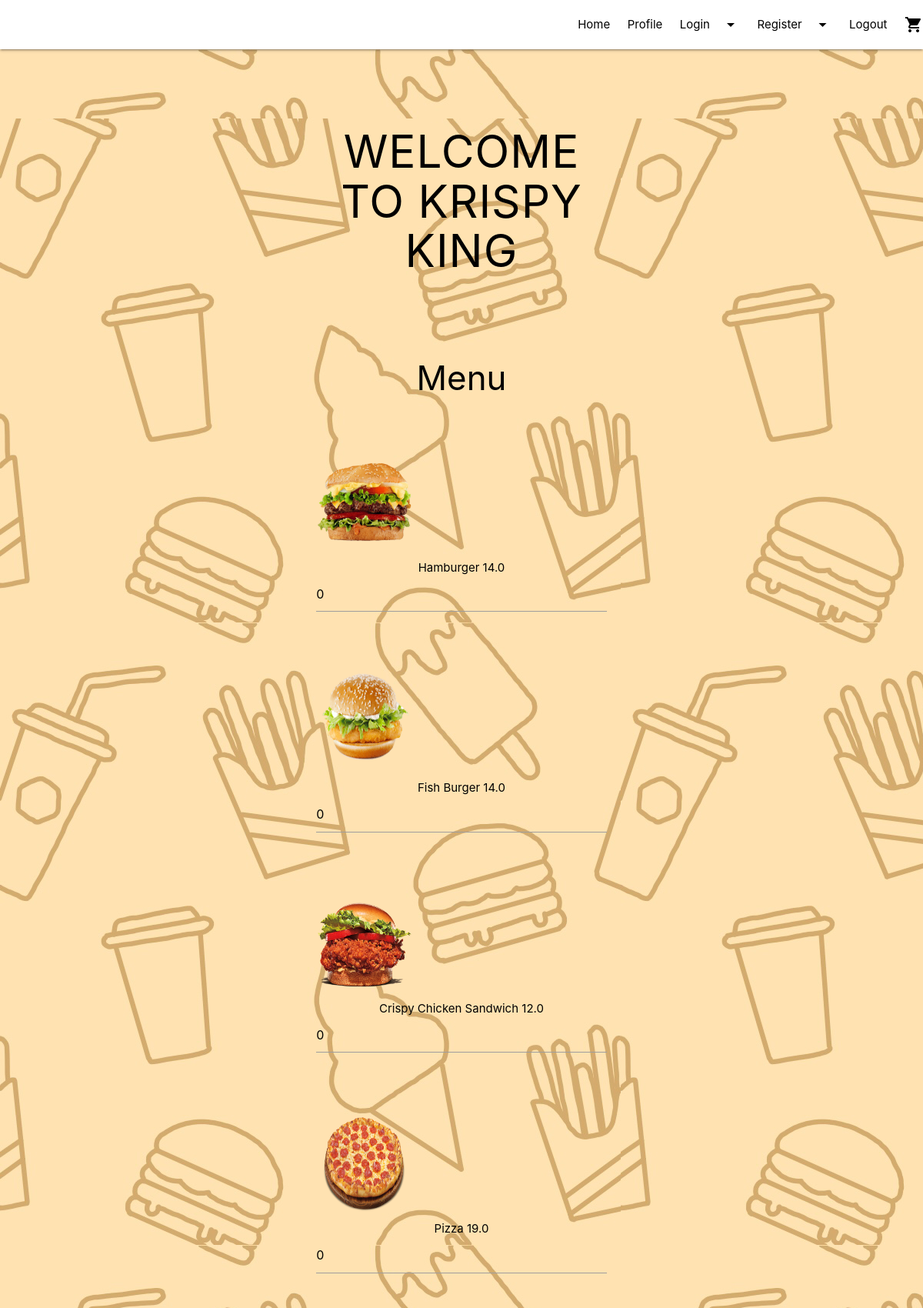
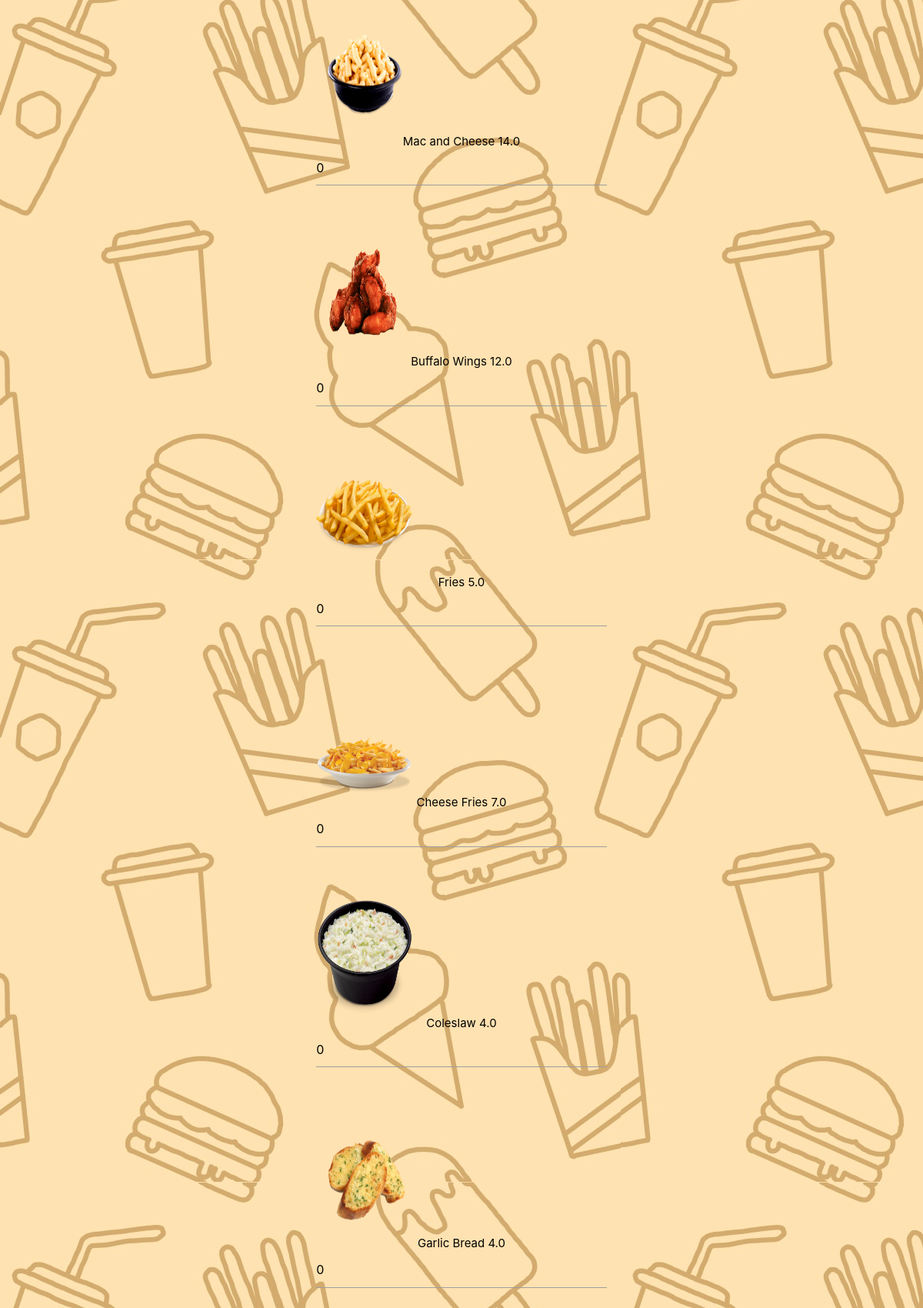
The page / (upper part) on the database its author committed (2 pictures, top to bottom).
### models.py (models this page shows)
class Menu(db.Model):
    item = db.Column(db.String(64), primary_key=True, nullable=False)
    item_type = db.Column(db.String(20), nullable=False)
    price = db.Column(db.Float, nullable=False)
    special_item = db.Column(db.Boolean, default=False, nullable=False)
    times_ordered = db.Column(db.Integer, default = 0, nullable=False)
    chef_made = db.Column(db.String(64))
    image = db.Column(db.String(64))

### main.py (the view)
@main.route('/')
def index():
    items = Menu.query.filter(Menu.special_item == False)
    return render_template('index.html', items=items)

### templates/index.html (shortened to what this page needs)
{% extends "base.html" %}
{% block content %}
<link href="../static/styles/index.css" rel="stylesheet">
<div class="column is-4 is-offset-4" >
    <h1 class="heading">WELCOME TO KRISPY KING</h1>
    <br>
    <h3>Menu</h3>
    <form method="POST" action="/" >
       <div id="menu_item">
            {% for menu_item in items %}
            <img class="item-image" src="/static/img/{{menu_item.image}}.png" width="100" height="50">
            <p>{{ menu_item.item }} {{menu_item.price}}</p>
            <input type="text" id="{{menu_item.item}}" name="{{menu_item.item}}" value="0"><br>
            {% endfor %}
        </div>
    </form>
</div>
{% endblock %}

### static/styles/index.css (style rules this page uses)
.heading { text-align: center; margin: 0; font-size: 3.9rem !important; font-weight: normal; color: black; }
h3 { color: black; text-align: center; margin-top: 2em; }
.item-image { display: block; height: 150px !important; width: 125px !important; margin-top: 4em; }
#menu_item { text-align: center; font-size: 100%; color: black; border-color: black; font-weight: 400; }

### rows shown on the page
Menu: image (picture), item "Hamburger", price "14.0"
Menu: image (picture), item "Fish Burger", price "14.0"
Menu: image (picture), item "Crispy Chicken Sandwich", price "12.0"
Menu: image (picture), item "Pizza", price "19.0"
Menu: image (picture), item "Mac and Cheese", price "14.0"
Menu: image (picture), item "Buffalo Wings", price "12.0"
Menu: image (picture), item "Fries", price "5.0"
Menu: image (picture), item "Cheese Fries", price "7.0"
Menu: image (picture), item "Coleslaw", price "4.0"
Menu: image (picture), item "Garlic Bread", price "4.0"
